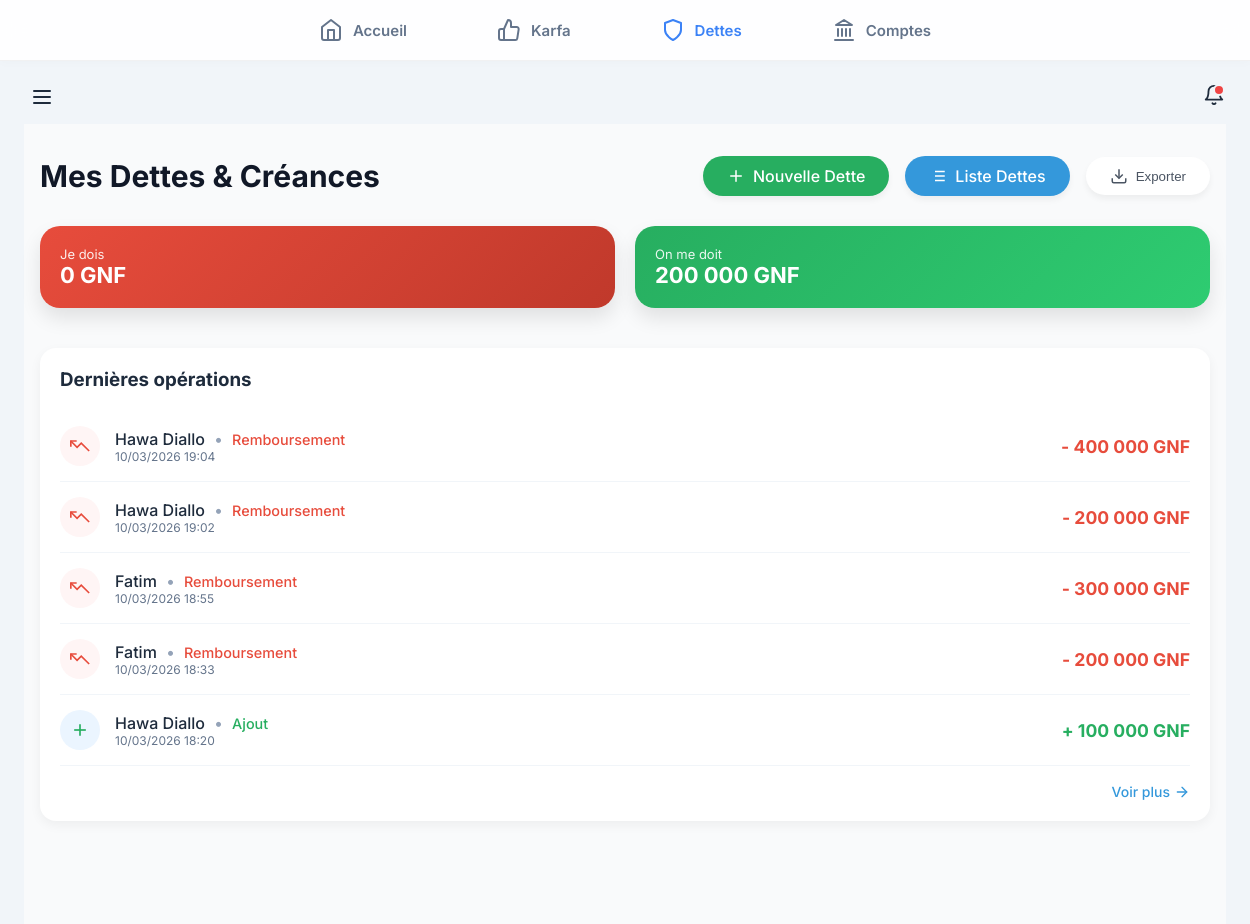
Before: /dettes/ (signed in) with the older database file.
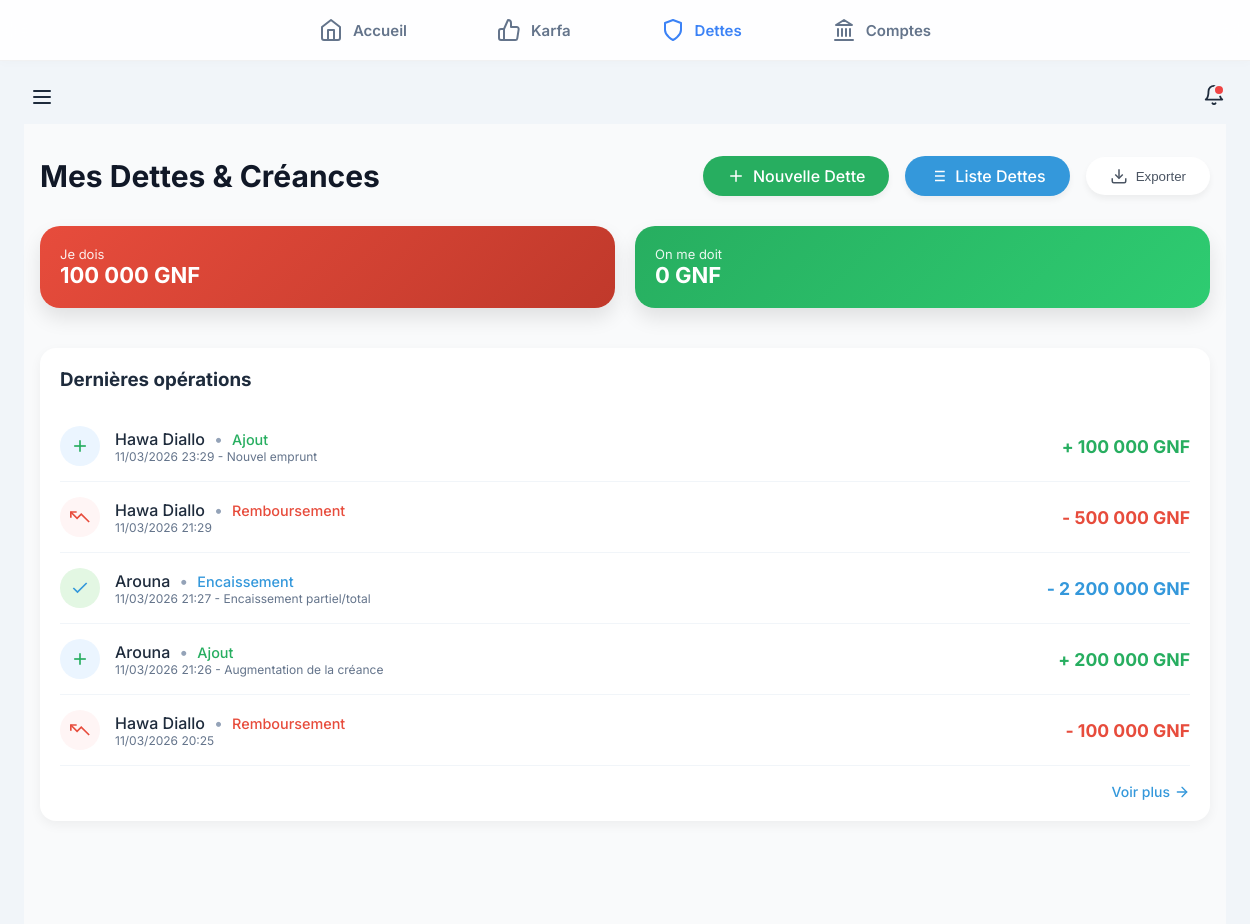
After: the same page with the newer database file.
### backend/modules/dettes/models/remboursement.py (models this page shows, shortened)
class Remboursement(models.Model):
    TYPE_CHOIX = [
        ('AJOUT', 'Ajout'),
        ('REMBOURSEMENT', 'Remboursement'),
        ('ENCAISSEMENT', 'Encaissement'),
    ]
    dette = models.ForeignKey(Dette, on_delete=models.CASCADE, related_name='paiements')
    type = models.CharField(max_length=20, choices=TYPE_CHOIX, default='REMBOURSEMENT')
    montant = models.DecimalField(max_digits=12, decimal_places=0)
    date = models.DateTimeField(auto_now_add=True)
    note = models.TextField(blank=True)
    class Meta:
        app_label = 'dettes'

### backend/modules/dettes/models/dette.py (models this page shows, shortened)
class Dette(models.Model):
    SENS_CHOICES = [
        ('JE_DOIS', 'Je dois'),
        ('ON_ME_DOIT', 'On me doit'),
    ]
    STATUT_CHOICES = [
        ('NON_PAYEE', 'Non payée'),
        ('PARTIELLEMENT_PAYEE', 'Partiellement payée'),
        ('PAYEE', 'Payée'),
        ('EN_LITIGE', 'En litige'),
    ]
    sens = models.CharField(max_length=20, choices=SENS_CHOICES)
    cree_par = models.ForeignKey(User, on_delete=models.CASCADE, related_name='dettes', null=True)
    compte_debit = models.ForeignKey('comptes.CompteArgent', on_delete=models.SET_NULL, null=True, blank=True, related_name='dettes_liees')
    montant = models.DecimalField(max_digits=12, decimal_places=0)
    montant_restant = models.DecimalField(max_digits=12, decimal_places=0, default=0)
    personne = models.CharField(max_length=100)
    motif = models.TextField(blank=True)
    echeance = models.DateField(null=True, blank=True)
    garantie = models.TextField(blank=True)
    statut = models.CharField(max_length=20, choices=STATUT_CHOICES, default='NON_PAYEE')
    date_creation = models.DateTimeField(auto_now_add=True)
    date_dernier_paiement = models.DateTimeField(null=True, blank=True)
    archive = models.BooleanField(default=False)
    date_archivage = models.DateTimeField(null=True, blank=True)
    class Meta:
        app_label = 'dettes'

### backend/modules/dettes/views/liste.py (the view)
# urls.py: path('', liste_dettes, name='liste_dettes'),
@login_required
def liste_dettes(request):
    dettes = Dette.objects.filter(cree_par=request.user, archive=False)
    total_je_dois = dettes.filter(sens='JE_DOIS').aggregate(total=Sum('montant_restant'))['total'] or 0
    total_on_me_doit = dettes.filter(sens='ON_ME_DOIT').aggregate(total=Sum('montant_restant'))['total'] or 0
    dernieres_ops = Remboursement.objects.filter(dette__cree_par=request.user).order_by('-date')[:5]
    return render(request, 'modules/dettes/list.html', {
        'total_je_dois': total_je_dois,
        'total_on_me_doit': total_on_me_doit,
        'dernieres_ops': dernieres_ops,
    })

### backend/modules/core/templatetags/custom_filters.py (called while the page is built)
@register.filter
def milliers(value):
    try:
        num = float(value)
        if num == int(num):
            return f"{int(num):,}".replace(",", " ")
        return f"{num:,.3f}".rstrip('0').rstrip('.').replace(",", " ").replace(".", ",")
    except:
        return value

### frontend/templates/modules/dettes/list.html (shortened to what the changed rows need)
{% extends "base.html" %}
{% load static %}
{% load custom_filters %}
{% block content %}
<link rel="stylesheet" href="{% static 'css/dettes.css' %}">
<div class="dettes-dashboard">
    <div class="dettes-dashboard-container">
        <header class="dettes-dashboard-header" style="margin-bottom: 30px;">
            <h1 class="dettes-dashboard-title">Mes Dettes & Créances</h1>
        </header>
        <div style="display: flex; gap: 20px; margin-bottom: 40px;">
            <div
                style="flex: 1; background: linear-gradient(135deg, #e74c3c, #c0392b); color: white; padding: 20px; border-radius: 20px; box-shadow: 0 10px 20px rgba(0,0,0,0.1); min-width: 0;">
                <div style="font-size: 13px; opacity: 0.9;">Je dois</div>
                <div
                    style="font-size: 22px; font-weight: 700; white-space: nowrap; overflow: hidden; text-overflow: ellipsis;">
                    {{ total_je_dois|milliers }} GNF</div>
            </div>
            <div
                style="flex: 1; background: linear-gradient(135deg, #27ae60, #2ecc71); color: white; padding: 20px; border-radius: 20px; box-shadow: 0 10px 20px rgba(0,0,0,0.1); min-width: 0;">
                <div style="font-size: 13px; opacity: 0.9;">On me doit</div>
                <div
                    style="font-size: 22px; font-weight: 700; white-space: nowrap; overflow: hidden; text-overflow: ellipsis;">
                    {{ total_on_me_doit|milliers }} GNF</div>
            </div>
        </div>
        <div
            style="background: white; border-radius: 16px; padding: 20px; box-shadow: 0 4px 12px rgba(0,0,0,0.05); margin-bottom: 30px;">
            {% if dernieres_ops %}
            {% for op in dernieres_ops %}
            <div
                style="display: flex; justify-content: space-between; align-items: center; padding: 15px 0; border-bottom: 1px solid #f1f5f9;">
                <div style="display: flex; align-items: center; gap: 15px;">
                    <div
                        style="width: 40px; height: 40px; border-radius: 50%; background: {% if op.type == 'AJOUT' %}#ebf5ff{% elif op.type == 'ENCAISSEMENT' %}#e3f7e3{% else %}#fff5f5{% endif %}; display: flex; align-items: center; justify-content: center;">
                        {% if op.type == 'AJOUT' %}
                        <svg width="20" height="20" viewBox="0 0 24 24" fill="none" stroke="#27ae60" stroke-width="2">
                            <line x1="12" y1="5" x2="12" y2="19"></line>
                            <line x1="5" y1="12" x2="19" y2="12"></line>
                        </svg>
                        {% elif op.type == 'ENCAISSEMENT' %}
                        <svg width="20" height="20" viewBox="0 0 24 24" fill="none" stroke="#3498db" stroke-width="2">
                            <polyline points="20 6 9 17 4 12"></polyline>
                        </svg>
                        {% else %}
                        <svg width="20" height="20" viewBox="0 0 24 24" fill="none" stroke="#e74c3c" stroke-width="2">
                            <polyline points="23 18 13.5 8.5 8.5 13.5 1 6"></polyline>
                            <polyline points="1 13 1 6 8 6"></polyline>
                        </svg>
                        {% endif %}
                    </div>
                    <div>
                        <div style="font-weight: 500; color: #1e2b3c;">
                            <a href="{% url 'dettes:detail_dette' op.dette.id %}"
                                style="text-decoration: none; color: inherit;">
                                {{ op.dette.personne }}
                            </a>
                            <span style="color: #94a3b8; margin: 0 5px;">•</span>
                            <span
                                style="color: {% if op.type == 'AJOUT' %}#27ae60{% elif op.type == 'REMBOURSEMENT' %}#e74c3c{% else %}#3498db{% endif %}; font-size: 0.9em;">
                                {{ op.get_type_display }}
                            </span>
                        </div>
                        <div style="font-size: 12px; color: #64748b;">
                            {{ op.date|date:"d/m/Y H:i" }}
                            {% if op.note %} - {{ op.note }}{% endif %}
                        </div>
                    </div>
                </div>
                <div style="text-align: right;">
                    <div
                        style="font-weight: 700; color: {% if op.type == 'AJOUT' %}#27ae60{% elif op.type == 'REMBOURSEMENT' %}#e74c3c{% else %}#3498db{% endif %}; font-size: 1.1em; white-space: nowrap;">
                        {% if op.type == 'AJOUT' %}+{% else %}-{% endif %} {{ op.montant|milliers }} GNF</div>
                </div>
            </div>
            {% endfor %}
            {% else %}
            <p style="text-align: center; color: #64748b; padding: 20px 0;">Aucune opération récente.</p>
            {% endif %}
        </div>
    </div>
</div>
{% endblock %}

Changed rows visible on the page:
no longer on this page (row unchanged): Remboursement: dette.personne "Hawa Diallo", type "Remboursement", date "10/03/2026 19:04", montant|milliers "400 000"
no longer on this page (row unchanged): Remboursement: dette.personne "Hawa Diallo", type "Remboursement", date "10/03/2026 19:02", montant|milliers "200 000"
no longer on this page (row unchanged): Remboursement: dette.personne "Fatim", type "Remboursement", date "10/03/2026 18:55", montant|milliers "300 000"
no longer on this page (row unchanged): Remboursement: dette.personne "Fatim", type "Remboursement", date "10/03/2026 18:33", montant|milliers "200 000"
no longer on this page (row unchanged): Remboursement: dette.personne "Hawa Diallo", type "Ajout", date "10/03/2026 18:20", montant|milliers "100 000"
added Remboursement: dette.personne "Hawa Diallo", type "Ajout", date "11/03/2026 23:29", note "Nouvel emprunt", montant|milliers "100 000"
added Remboursement: dette.personne "Hawa Diallo", type "Remboursement", date "11/03/2026 21:29", montant|milliers "500 000"
added Remboursement: dette.personne "Arouna", type "Encaissement", date "11/03/2026 21:27", note "Encaissement partiel/total", montant|milliers "2 200 000"
added Remboursement: dette.personne "Arouna", type "Ajout", date "11/03/2026 21:26", note "Augmentation de la créance", montant|milliers "200 000"
added Remboursement: dette.personne "Hawa Diallo", type "Remboursement", date "11/03/2026 20:25", montant|milliers "100 000"
Other visible differences:
{{ total_je_dois|milliers }}: "0" → "100 000"
{{ total_on_me_doit|milliers }}: "200 000" → "0"
